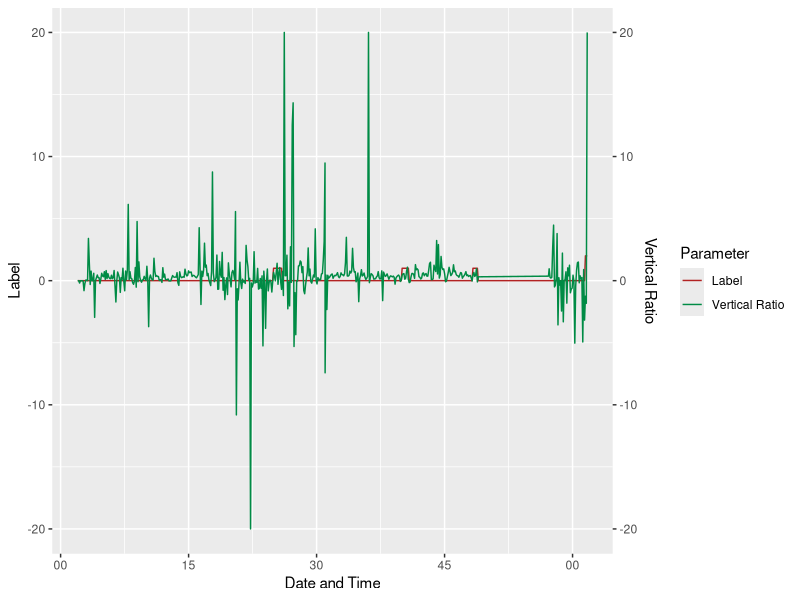

The R script that drew this image:
## ---- chunk 1
knitr::opts_chunk$set(echo = TRUE)
## ---- chunk 2
if (!exists("Kenya.raw")) {
    Kenya.raw <- read.csv("./kenya_oct_15_data_labeled.csv")
}
print(nrow(Kenya.raw))
head(Kenya.raw, 10)
## ---- chunk 3
for (i in 1:nrow(Kenya.raw)) {
    if (Kenya.raw$velocity[i]== 0) {
        Kenya.raw$x_ratio_speed[i] = 0
    }
    else {
        Kenya.raw$x_ratio_speed[i] = Kenya.raw$x_raw[i] / Kenya.raw$velocity[i]
    }
    if (Kenya.raw$z_raw[i]== 0) {
        Kenya.raw$x_ratio_z[i] = 0
    }
    else {
        Kenya.raw$x_ratio_z[i] = Kenya.raw$x_raw[i] / Kenya.raw$z_raw[i]
        if (Kenya.raw$x_ratio_z[i] > 20) {
            Kenya.raw$x_ratio_z[i] = 20
        }
        if (Kenya.raw$x_ratio_z[i] < -20) {
            Kenya.raw$x_ratio_z[i] = -20
        }
    }
}
write.csv(Kenya.raw, file = "./kenya_oct_15_data_processed.csv")
Kenya.raw$time <- as.POSIXct(Kenya.raw$time, format="%Y-%m-%d %H:%M:%OS")
Kenya.73 = Kenya.raw[Kenya.raw$Batch_id == 73, ]
Kenya.75 = Kenya.raw[Kenya.raw$Batch_id == 75, ]
## ---- chunk 4
# data visualization
require(ggplot2)
Kenya.73.plot <- ggplot(Kenya.73[1: 500, ], aes(x = time))
Kenya.73.plot <- Kenya.73.plot + geom_line(aes(y = label, colour = "Label"))
Kenya.73.plot <- Kenya.73.plot + geom_line(aes(y = x_ratio_z, colour = "Vertical Ratio"))
#Kenya.73.plot <- Kenya.73.plot + geom_line(aes(y = x_raw, colour = "Vertical Acceleration"))
#Kenya.73.plot <- Kenya.73.plot + geom_line(aes(y = velocity, colour = "Traveling Speed"))
Kenya.73.plot <- Kenya.73.plot + scale_y_continuous(sec.axis = sec_axis(~.*1, name = "Vertical Ratio"))
Kenya.73.plot <- Kenya.73.plot + scale_colour_manual(values = c("firebrick", "springgreen4"))
Kenya.73.plot <- Kenya.73.plot + labs(y = "Label", x = "Date and Time", colour = "Parameter")
print(Kenya.73.plot)
